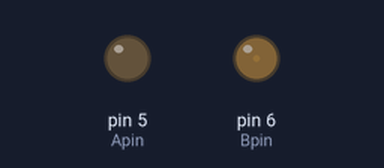
A sketch run on a simulated Arduino Uno, built with avr-gcc and run on an emulated ATmega328P. Shown: output pins drawn as LEDs (lit = HIGH).

Above: at 0.05 s.
At 2.05 s:
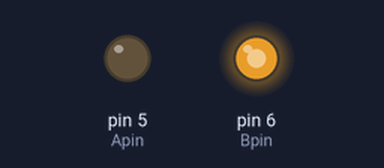
At 5.55 s:
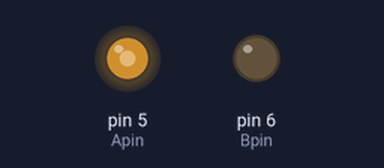
At 11.1 s:
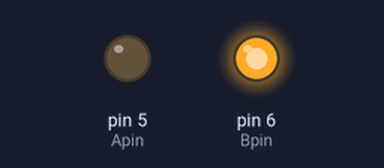
Timing chart, 0 to 14.4 s (numbered marks = the images above):
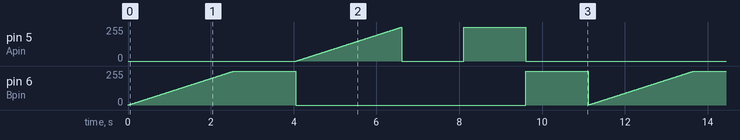

The sketch:

H-motorsurcuKart_.ino
```cpp
int Bpin = 6;
int Apin = 5;
void setup() {
pinMode(Apin, OUTPUT);
pinMode(Bpin, OUTPUT);

}

void loop() {

    for (int i=0; i<255 ; i++){
        PWM(i,1);
        delay(10);
    }

    delay(1500);


    for (int j=0; j<255 ; j++){
        PWM(j,0);
        delay(10);
    }

    STOP();

    delay(1500);

    SOL();

    delay(1500);

    SAG();

    delay(1500);

}
int PWM(int pwm,int yon){
    if (yon == 0){
      analogWrite(Apin,pwm);
      digitalWrite(Bpin,LOW);
    }
    else if (yon == 1){
      analogWrite(Bpin,pwm);
      digitalWrite(Apin,LOW);
    }
}
int SOL(){
    digitalWrite(Apin,HIGH);
    digitalWrite(Bpin,LOW);
}
int SAG(){
    digitalWrite(Apin,LOW);
    digitalWrite(Bpin,HIGH);
}
int STOP(){
    digitalWrite(Apin,LOW);
    digitalWrite(Bpin,LOW);
}
```

Measured:
- by itself, pin 5 (Apin), pin 6 (Bpin): moves between 0/255 and 255/255, repeating every 11.1 s
